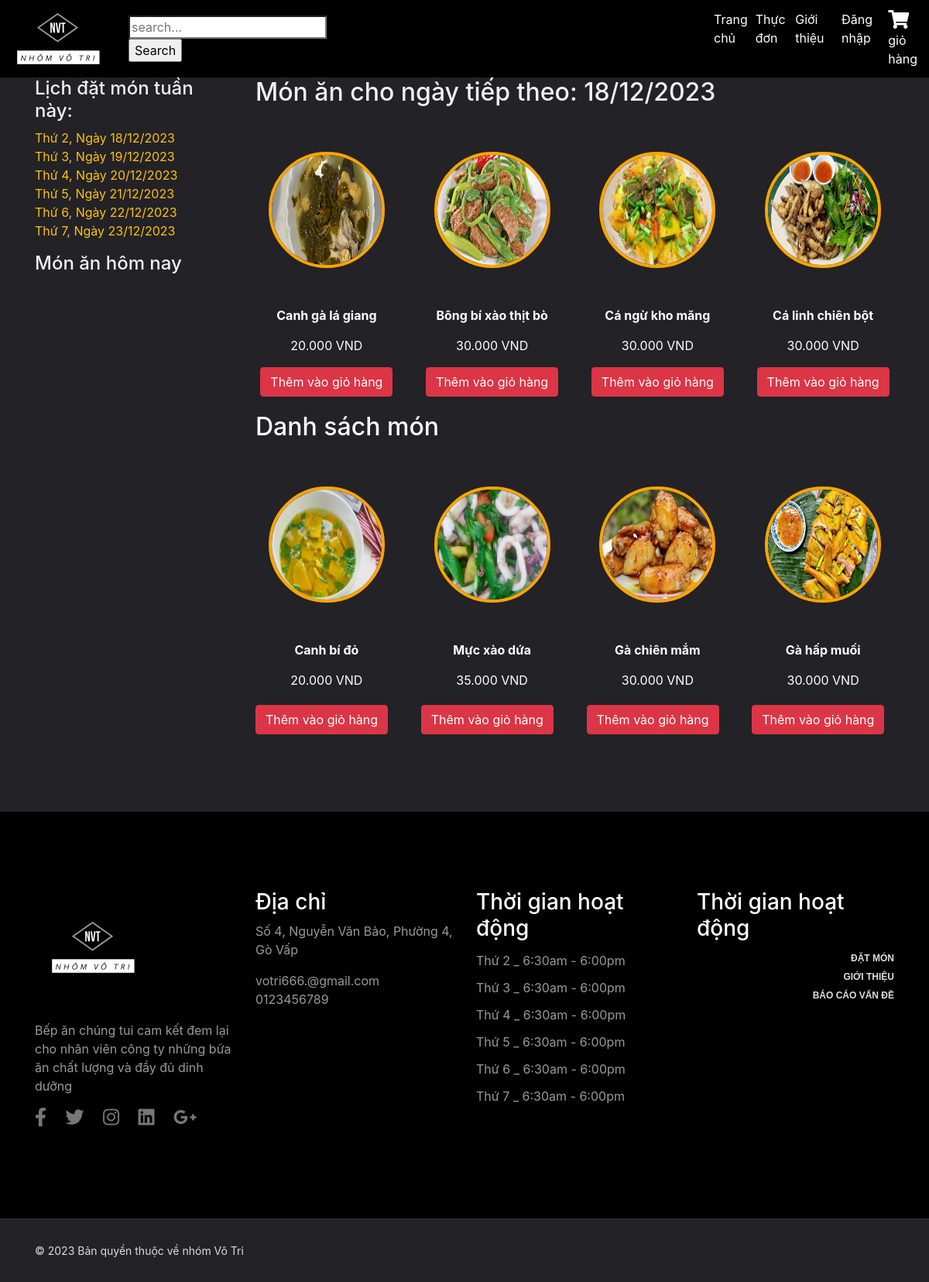
The page /index.php?mod=menus&act=list&date=2023-12-20 on the database its author committed.
### tables this page shows
CREATE TABLE `chitietthucdon` (
  `idthucdon` int(2) NOT NULL,
  `id_monan` int(2) NOT NULL
);

CREATE TABLE `monan` (
  `id_monan` int(2) NOT NULL,
  `tenmonan` varchar(50) NOT NULL,
  `mota` varchar(300) NOT NULL,
  `hinhanh` varchar(150) NOT NULL,
  `gia` int(11) NOT NULL,
  `id_loaimonan` int(2) NOT NULL
);

### Model/mMonan.php (called while the page is built, shortened)
<?php
include_once("ketnoi.php");
class modelMonan
{
    function selectAllMonAnThucdonbyDate($date)
    {
        $p = new KetNoiDB();
        if ($p->moKetNoi($con)) {
            $query = "SELECT * FROM thucdon JOIN chitietthucdon ON thucdon.idthucdon = chitietthucdon.idthucdon
            JOIN monan ON chitietthucdon.id_monan = monan.id_monan WHERE ngaytao = '$date'";
            $result = $con->query($query);
            if ($result) {
                return $result;
            } else {
                echo "Lỗi truy vấn: " . $con->error;
            }
        } else {
            return false;
        }
    }
    function SelectAllLoaiMonAn()
    {
        $p = new KetNoiDB();
        if ($p->moKetNoi($con)) {
            $query = "SELECT * FROM loaimonan";
            $result = $con->query($query);
            if ($result) {
                $data = array();
                while ($row = $result->fetch_assoc()) {
                    $data[] = $row;
                }
                return $data;
            } else {
                echo "Lỗi truy vấn: " . $con->error;
            }
        } else {
            return false;
        }
    }
}
?>

### Controller/cMonan.php (called while the page is built, shortened)
<?php
include_once("Model/mMonan.php");
class controlMonan
{
    function getAllMonAnThucdonbyDate($date)
    {
        $p = new modelMonan();
        $tbl = $p->selectAllMonAnThucdonbyDate($date);
        return $tbl;
    }
}
?>

### Model/ketnoi.php (called while the page is built, shortened)
<?php
class KetNoiDB
{
    function moKetNoi(& $con)
    {
        $con = new mysqli("localhost", "root", "", "bepan_votri");
        $con->set_charset("utf8");
        return $con;
    }
}
?>

### View/vMonan.php (the view, shortened to what this page needs)
<?php
include "Includes/templates/header.php";
include "Includes/templates/navbar.php";
include("Controller/cMonan.php");
$p = new controlMonan();
if (isset($_REQUEST['idloai'])) {
    $cate = $_REQUEST['idloai'];
    $dish = $p->getAllMonanbyLoai($cate);
} elseif (isset($_REQUEST['search'])) {
    $search = $_REQUEST['search'];
    $dish = $p->getSearch($search);
}
elseif (isset($_REQUEST['date'])){
    $ngay = $_REQUEST['date'];
    $dish = $p->getAllMonAnThucdonbyDate($ngay);
}
 else {
    $dish = $p->getAllMonAnThucdon();
}
?>
<section style="padding: 100px 0 100px; background-color: #222227;">
  <div class="container">
    <div class="row">
    <div class="col-lg-3 col-md-5">
      <div class="sidebar">
        <div class="sidebar__item">
          <h4 class="txt">Lịch đặt món tuần này:</h4>
          <ul>
    <?php
    $days = array('monday', 'tuesday', 'wednesday', 'thursday', 'friday', 'saturday');
    $menu = array();
    foreach ($days as $index => $day) {
        $timestamp = strtotime('this week ' . $day);
        $saturday = strtotime('this week saturday');
        $ngayHientai = new DateTime();
        $ngayHientaiTimestamp = $ngayHientai->getTimestamp();
        if ($ngayHientaiTimestamp >= $saturday) {
            $timestamp = strtotime('next week ' . $day);
        }
        $menu[$index] = date('d/m/Y', $timestamp);
        $newDate[$index] = date_format(date_create_from_format('d/m/Y',  $menu[$index]), 'Y-m-d');
        ?>
        <li><a class="text-warning" href="index.php?mod=menus&act=list&date=<?php echo $newDate[$index] ?>">Thứ <?php echo $index + 2 ?>, Ngày <?php echo $menu[$index];  ?></a></li>
    <?php
    } ?>
</ul>
        </div>
        <div class="sidebar__item">
          <div class="latest-product__text">
            <h4 class="txt">Món ăn hôm nay</h4>
          </div>
        </div>
      </div>
      </div>
        <div class="col-md-9">
        <div class="product__discount">
        <?php
            $today = new DateTime();
            if ($today->format('N') == 6 || $today->format('N') == 7) {
                $tomorrow = $today->modify('next Monday')->format('Y-m-d');
            } else {
                $tomorrow = $today->add(new DateInterval('P1D'))->format('Y-m-d');
            }
            $ngaytt = (new DateTime($tomorrow))->format("d/m/Y");
        ?>
                    <div class="section-title product__discount__title">
                        <h2 class="txt">Món ăn cho ngày tiếp theo: <?php echo $ngaytt  ?></h2>
                    </div>
                    <?php
                    $tomorrow = new DateTime();
                    $tomorrow->add(new DateInterval('P1D'));
                    $tomorrow_date = $tomorrow->format('Y-m-d');
                    $menuTomorrow = $p->getAllMonAnThucdonbyDate($tomorrow_date);
                    ?>
<div class="menu-items-container">
    <?php
    $dem = 0;
    $total_tomorrow = $menuTomorrow->num_rows;
    while ($row_tomorrow = $menuTomorrow->fetch_assoc()) :
        if ($dem % 4 == 0) {
            echo '<div class="row">';
        }
    ?>
        <div class="col-md-3 menu-item">
            <a href="?mod=chitiet&id_monan=<?php echo $row_tomorrow['id_monan']; ?>&date=<?php echo $_GET['date'] ?>" onclick="showDetails(this)">
                <div class="thumbnail" style="cursor:pointer">
                    <div class="menu-image">
                        <div class="circular-image">
                            <img src="Design/image/<?php echo $row_tomorrow['hinhanh']; ?>" style="width: 150px; height: 150px; border-radius: 50%; border: 4px solid orange;" />
                        </div>
                    </div>
                    <p class="text-white"><b><?php echo $row_tomorrow['tenmonan']; ?></b></p>
                    <p class="text-white"><?php echo number_format($row_tomorrow['gia'], 0, ',', '.'); ?> VND</p>
                    <a href="index.php?mod=cart&act=Add&id_monan=<?php echo $row_tomorrow['id_monan']; ?>&date=<?php echo $_GET['date'] ?>" class="btn btn-danger">Thêm vào giỏ hàng</a>
                </div>
            </a>
        </div>
    <?php
        $dem++;
        if ($dem % 4 == 0 || $dem == $total_tomorrow) {
            echo '</div>';
        }
    endwhile;
    ?>
</div>
<h2 class="text-white">Danh sách món </h2>
<?php
echo '<div class="menu-items-container">';
$dem = 0;
$dish->data_seek(0);
$totalItems = $dish->num_rows;
$today = new DateTime('now', new DateTimeZone('Asia/Ho_Chi_Minh'));
if (!isset($_REQUEST['date'])) {
    $selectedDate = null;
} else {
    $selectedDate = new DateTime($_REQUEST['date'], new DateTimeZone('Asia/Ho_Chi_Minh'));
}
while ($row = $dish->fetch_assoc()) {
    if ($dem % 4 === 0) {
        echo '<div class="row">';
    }
    echo '<div class="col-md-3 menu-item">';
    if ($selectedDate > $today) {
        echo '<a href="?mod=chitiet&id_monan='. $row['id_monan']. '&date='. $_GET['date'].'" onclick="showDetails(this)">';
        echo '<div class="thumbnail" style="cursor:pointer">';
        echo '<div class="menu-image">';
        echo '<div class="circular-image">';
        echo '<img src="Design/image/' . $row['hinhanh'] . '" style="width: 150px; height: 150px; border-radius: 50%; border: 4px solid orange;" />';
        echo '</div>';
        echo '</div>';
        echo '<p class="text-white"><b>' . $row['tenmonan'] . '</b></p>';
        echo '<p class="text-white">' . number_format($row['gia'], 0, ',', '.') . ' VND</p>';
        echo '</div>';
        echo '</a>';
        echo '<div class="buttondatmon">';
        echo '<a href="index.php?mod=cart&act=Add&id_monan=' . $row['id_monan'] . '&date=' . $_GET['date'] . '" class="btn btn-danger">Thêm vào giỏ hàng</a>';
        echo '</div>';
    }
    echo '</div>';
    if (($dem + 1) % 4 === 0 || $dem + 1 === $totalItems) {
        echo '</div>';
    }
    $dem++;
}
echo '</div>';
?>
    </div>
  </div>
</section>
<section class="widget_section" style="background-color: black;padding: 100px 0;">
        <div class="container">
            <div class="row">
                <div class="col-lg-3 col-md-6">
                <img src="./Design/images/Nhom_vo_tri_logos_white.png" alt="Restaurant Logo" style="width: 150px;margin-bottom: 20px;">
                    <div class="footer_widget">
                        <p>
                            Bếp ăn chúng tui cam kết đem lại cho nhân viên công ty những bữa ăn chất lượng và đầy đủ dinh dưỡng
                        </p>
                        <ul class="widget_social">
                            <li><a href="#" data-toggle="tooltip" title="Facebook"><i class="fab fa-facebook-f fa-2x"></i></a></li>
                            <li><a href="#" data-toggle="tooltip" title="Twitter"><i class="fab fa-twitter fa-2x"></i></a></li>
                            <li><a href="#" data-toggle="tooltip" title="Instagram"><i class="fab fa-instagram fa-2x"></i></a></li>
                            <li><a href="#" data-toggle="tooltip" title="LinkedIn"><i class="fab fa-linkedin fa-2x"></i></a></li>
                            <li><a href="#" data-toggle="tooltip" title="Google+"><i class="fab fa-google-plus-g fa-2x"></i></a></li>
                        </ul>
                    </div>
                </div>
                <div class="col-lg-3 col-md-6">
                     <div class="footer_widget">
                        <h3>Địa chỉ</h3>
                        <p>
                            Số 4, Nguyễn Văn Bảo, Phường 4, Gò Vấp
                        </p>
                        <p>
                            votri666.@gmail.com <br>
                            0123456789
                        </p>
                     </div>
                </div>
                <div class="col-lg-3 col-md-6">
                    <div class="footer_widget">
                        <h3>
                            Thời gian hoạt động
                        </h3>
                        <ul class="opening_time">
                            <li>Thứ 2 _ 6:30am - 6:00pm</li>
                            <li>Thứ 3 _ 6:30am - 6:00pm</li>
                            <li>Thứ 4 _ 6:30am - 6:00pm</li>
                            <li>Thứ 5 _ 6:30am - 6:00pm</li>
                            <li>Thứ 6 _ 6:30am - 6:00pm</li>
                            <li>Thứ 7 _ 6:30am - 6:00pm</li>
                        </ul>
                    </div>
                </div>
                <div class="col-lg-3 col-md-6">
						<div class="footer_widget">
                        <h3>
                            Thời gian hoạt động
                        </h3>
						<ul class="footer_social">
							<li><a href="#">Đặt món</a></li> <br>
							<li><a href="#">Giới thiệu</a></li><br>
							<li><a href="#">Báo cáo vấn đề</a></li><br>
						</ul>
                    </div>
					</div>
            </div>
        </div>
    </section>
<?php include_once ("Includes/templates/footer.php"); ?>

### Design/css/main.css (style rules this page uses)
a, a:hover { text-decoration: none !important; }
ul { display: block; list-style: none; padding: 0; margin: 0; }
html { scroll-behavior: smooth; }
body { font-family: 'Roboto', sans-serif; font-size: 16px; line-height: 28px; font-weight: 300; }
.thumbnail { display: block; margin-bottom: 20px; line-height: 1.42857143; background-color: #fff; -webkit-transition: border .2s ease-in-out; -o-transition: border .2s ease-in-out; transition: border .2s ease-in-out; text-align: center; background: inherit; }
.menu-image { position: relative; max-width: 200px; margin: 50px auto; }
.widget_social { display: block; text-align: left; }
.widget_social li { display: inline-block; }
.widget_social li a { color: #777; font-size: 12px; margin-right: 20px; }
.footer_widget p { color: #999; }
.footer_widget h3 { color: #fff; }
.opening_time li { color: #999; line-height: 35px; }
.footer_social { display: block; text-align: right; }
.footer_social li { display: inline-block; }
.footer_social li a { font-family: "Work Sans",sans-serif; color: #ddd; font-size: 12px; font-weight: 600; text-transform: uppercase; margin-left: 20px; }

### View/vMonan.php (style rules this page uses)
.txt { color: #f1f1f1; }

### rows shown on the page
chitietthucdon: id_monan.hinhanh (picture), id_monan.tenmonan "Canh gà lá giang", id_monan.gia "20.000"
chitietthucdon: id_monan.hinhanh (picture), id_monan.tenmonan "Bông bí xào thịt bò", id_monan.gia "30.000"
chitietthucdon: id_monan.hinhanh (picture), id_monan.tenmonan "Cá ngừ kho măng", id_monan.gia "30.000"
chitietthucdon: id_monan.hinhanh (picture), id_monan.tenmonan "Cá linh chiên bột", id_monan.gia "30.000"
chitietthucdon: id_monan.hinhanh (picture), id_monan.tenmonan "Canh bí đỏ", id_monan.gia "20.000"
chitietthucdon: id_monan.hinhanh (picture), id_monan.tenmonan "Mực xào dứa", id_monan.gia "35.000"
chitietthucdon: id_monan.hinhanh (picture), id_monan.tenmonan "Gà chiên mắm", id_monan.gia "30.000"
chitietthucdon: id_monan.hinhanh (picture), id_monan.tenmonan "Gà hấp muối", id_monan.gia "30.000"

### other values the page prints
$menu[$index] "18/12/2023"
$menu[$index] "19/12/2023"
$menu[$index] "20/12/2023"
$menu[$index] "21/12/2023"
$menu[$index] "22/12/2023"
$menu[$index] "23/12/2023"
$ngaytt "18/12/2023"
